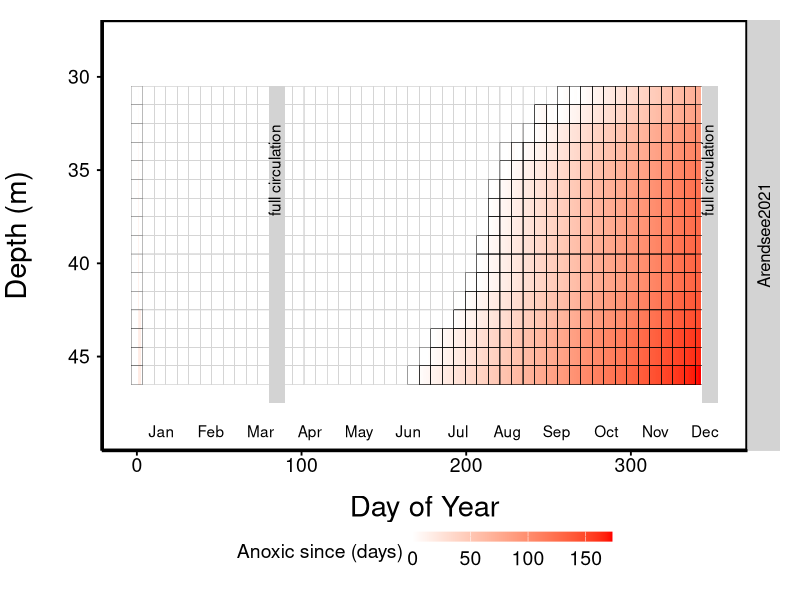
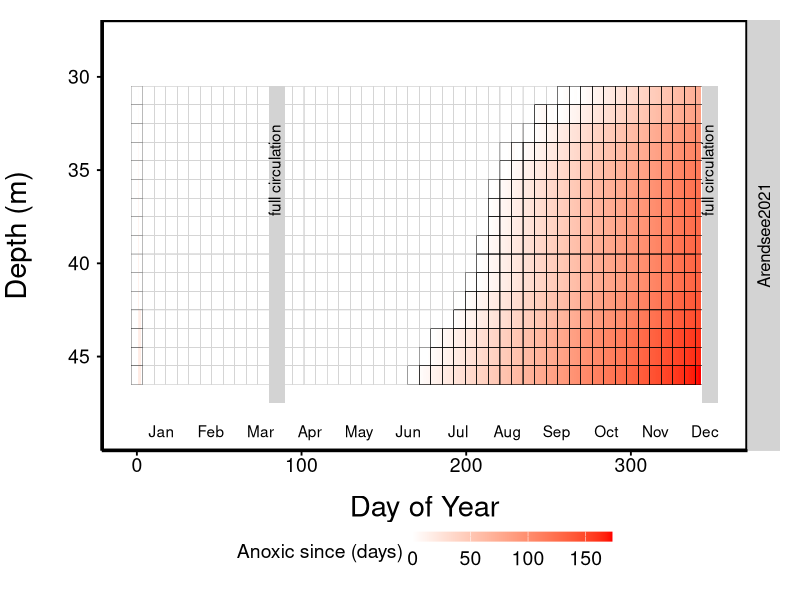

These figures' R source, in order:

# Graph look
papermet_nofrills <- function(base_size = 14, base_family = "") {
  # Starts with theme_grey and then modify some parts
  theme_bw(base_size = base_size, base_family = base_family) %+replace%
    theme(
      axis.text.x = element_text(size=14,colour="black"),
      axis.text.y = element_text(size=14,colour="black", margin=margin(0,5,0,0), vjust = 0.5),
      axis.ticks =  element_line(colour = "black"), 
      axis.title.x= element_text(size=21,colour="black",vjust=-2),
      axis.title.y= element_text(size=21,angle=90,colour="black",vjust = 6),
      panel.background = element_rect(fill="white",size = 1.5, colour = "black"), 
      panel.border =element_blank(),  
      panel.grid.major = element_blank(), 
      #panel.grid.minor = element_line(colour = "lightgrey"),
      panel.grid.minor = element_blank(), 
      plot.background = element_rect(fill="white",color=NA), 
      plot.title =element_text(size=16,colour="black",margin = margin(0, 0, 10, 0)),
      plot.subtitle =element_text(size=12,colour="black",margin = margin(10, 0, 10, 0)),
      plot.margin = unit(c(1,  1, 1, 2), "lines"),
      legend.background=element_rect(fill='white',color=NA),
      legend.title=element_text(size=14,colour="black"),
      legend.text=element_text(size=14,colour="black"),
      legend.key = element_rect( fill = 'lightgrey',color='white'),
      legend.key.size = unit(c(1.2, 1.2), "lines"),
      axis.line.x = element_line(color="black", size = 1),
      axis.line.y = element_line(color="black", size = 1),
      #factettes
      strip.background = element_rect(colour = 'lightgrey',size = 1,fill = 'lightgrey'), #for boxes of facettes
      panel.spacing = unit(0.6 , "lines"),   #panel margins
      strip.text.x = element_text(size = 12,colour = 'black'),
      strip.text.y = element_text(size = 12,colour = 'black',angle = 90)
    )
}

#packages
library(ggplot2)
library(tidyr)
library(dplyr)
library(readxl)


#information
#thresh.ox tox <- c(0.3)#mg/L entsprich 9.375 uM O2

#imporat data
rich_import <- read.csv("./Output/YSI.aa.2021.csv", fileEncoding = "UTF-8") 
rich_import = t(rich_import)

#calculate anoxic age
dptt <- seq(1:(ncol(rich_import)-1)) #only data from 30 m, add top rows later, only days after onset of stratification?
startdate_doy <- 0 #day of onset of stratification
lengthofdata <- nrow(rich_import)
aa.coerced <- data.frame(diy=0,anox.age=0,lake=0,depth.x=0)

#
for (m in 2:length(dptt)) {
#as.numeric turns T/F in 1/0  
depth_series <- data.frame(o2.threshcrossed=as.numeric(rich_import[,m]),diy=1:lengthofdata )

for(i in 2:nrow(depth_series)) { 
  depth_series[i,1] <- (depth_series[i-1,1]+depth_series[i,1])*depth_series[i,1]}

aa.coerced <- rbind(
  aa.coerced,data.frame(
    diy=seq(1:max(depth_series[,2]))+startdate_doy,
    anox.age=depth_series[,1],
    lake="Arendsee2021",
    depth.x=dptt[m]+29))
}
aa.coerced<-aa.coerced%>%filter(lake!=0)

#data format for plot: diy, anox.age, lake, depth.x


#REARRANGE DATA
grids<-7 #usual grid size is 1 (1 day and 0.1m), multiply to make grid broader
grids2<-5 #

holom<- data.frame(diy=c(80,343), #DIYs of circulation events
                   ys=-35,                       # position of "full circulation" text
                   mixi="full circulation", 
                   ymins=c(-47.5), #can be different values if different lakes are displayed
                   lake=c("Arendsee2021")) #some adjustements would be necessary if you wish to change that, or add anther year
monthss<- data.frame(diy=c(seq(from=15,to=365,by=30)),
                     mons=c("Jan","Feb","Mar","Apr","May","Jun","Jul","Aug","Sep","Oct", "Nov", "Dec"),
                     lake="Arendsee2021") #Displayed only in the last row, so "lake" here would be only the lowermost panel
#PLOT

p2 <-ggplot(data=aa.coerced)+
  geom_tile(aes(x=diy,y=-depth.x,fill=anox.age))+
  geom_rect(data=aa.coerced%>%filter(anox.age==0),
            aes(xmin=round(diy/grids)*grids - grids/2, 
                xmax=round(diy/grids)*grids + grids/2, 
                ymin=-round(depth.x/(grids2/10))*(grids2/10) - (grids2/10), 
                ymax=-round(depth.x/(grids2/10))*(grids2/10) + (grids2/10)),
            size=0.05, fill=NA, colour="lightgrey",alpha=0.25)+
  geom_rect(data=aa.coerced%>%filter(anox.age>0),
            aes(xmin=round(diy/grids)*grids - grids/2, 
                xmax=round(diy/grids)*grids + grids/2, 
                ymin=-round(depth.x/(grids2/10))*(grids2/10) - (grids2/10), 
                ymax=-round(depth.x/(grids2/10))*(grids2/10) + (grids2/10)),
            size=0.05, fill=NA, colour="black")+
  scale_fill_gradient(low = "white", high = "red",name="Anoxic since (days)",na.value = 'white')+
  papermet_nofrills()+
  scale_y_continuous(name="Depth (m)",limits=c(-49,-28),breaks=c(-30,-35,-40,-45),labels=c(30,35,40,45))+
  scale_x_continuous(name="Day of Year")+
  theme(legend.position="bottom")+
  guides(fill = guide_colourbar(barheight = 0.5,barwidth  = 10))+
  facet_grid(lake~.#,
             #labeller=labeller(lake=c("cc"="Lake Croche","cw"="Lake Cromwell"))
             )+
  geom_text(data=monthss,aes(x=diy,y=-49,label=mons))+
  geom_rect(data=holom,aes(xmin=diy,xmax=diy+10,ymin=ymins,ymax=-30.5),fill="lightgrey")+ #change bar for "circulation" here
  geom_text(data=holom,aes(x=diy+3.5,y=ys,label=mixi),angle=90) # position of "full circulation" text

p2

ggsave("./Output/AnoxicAgeGrid_2021.jpg", p2, device = "jpeg")
